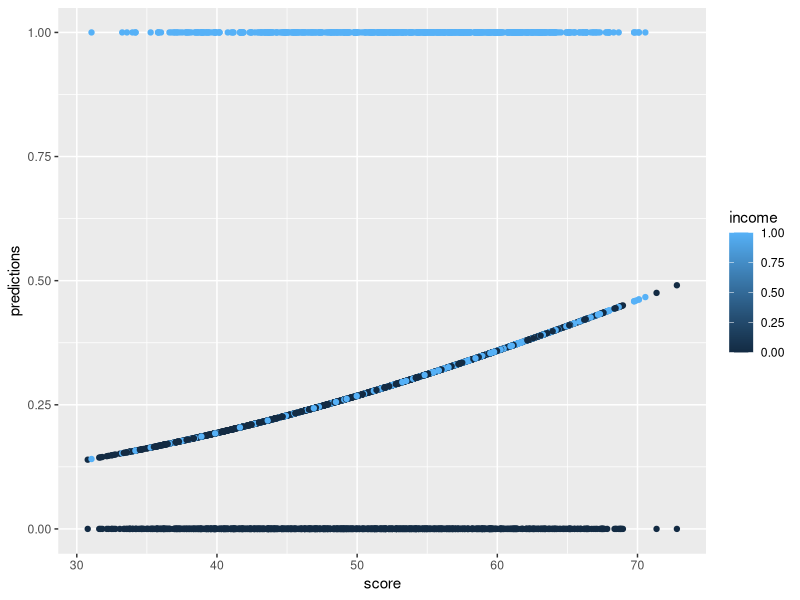

The R script that drew this image:
# Question 9

# load in data and libraries 
#setwd("C:/Users/rgrogan1/Desktop/AQM2000/Data")
library(ggplot2)
dfDistance <- read.csv("Data/CollegeDistance.csv")

# remove unecessary columns
dfDistance$X <- NULL
dfDistance$gender <- NULL
dfDistance$ethnicity <- NULL
dfDistance$fcollege <- NULL
dfDistance$home <- NULL
dfDistance$mcollege <- NULL
dfDistance$urban <- NULL
dfDistance$region <- NULL

# add boolean income column
dfDistance$income = as.integer(ifelse(dfDistance$income == 'low', 0, 1))
dfDistance$incomeTF <- as.logical(dfDistance$income)

# partition data
set.seed(12)
n <- nrow(dfDistance)
trainingsize <- round(n * 0.6)
trainingcases <- sample(n, trainingsize)
training <- dfDistance[trainingcases, ]
test <- dfDistance[-trainingcases, ]

# create logistic model
model1 <- glm(income ~ score, data = training, family = binomial())
#summary(model1)

increase <- exp(0.04243)
print(increase)

# For every unit the odds increase by 1.043343

# run model to make predictions and then show predictions on graph
predictions <- predict(model1, test, type = "response")
ggplot(test, aes(x = score, y = predictions, color = income)) + geom_point() + geom_point(aes(y = income))

# The graph is not an s-curve which means that score is not a very good predictor for income

predictionsTF <- predictions > 0.25
observations <- test$incomeTF
table(predictionsTF, observations)

# The curve does not go above 0.5 so there would not be true predictions in the table

errorrate <- sum(predictionsTF != observations) / nrow(test)
sensitivity <- sum(predictionsTF == TRUE & observations == TRUE) / sum(observations == TRUE)
specificity <- sum(predictionsTF == FALSE & observations == FALSE) / sum(observations == FALSE)

print(errorrate)
print(sensitivity)
print(specificity)

# 47.2% of predictions were not accurate
# 74.5% of actual trues were predicted true
# 43.6% of actual falses were predicted false
